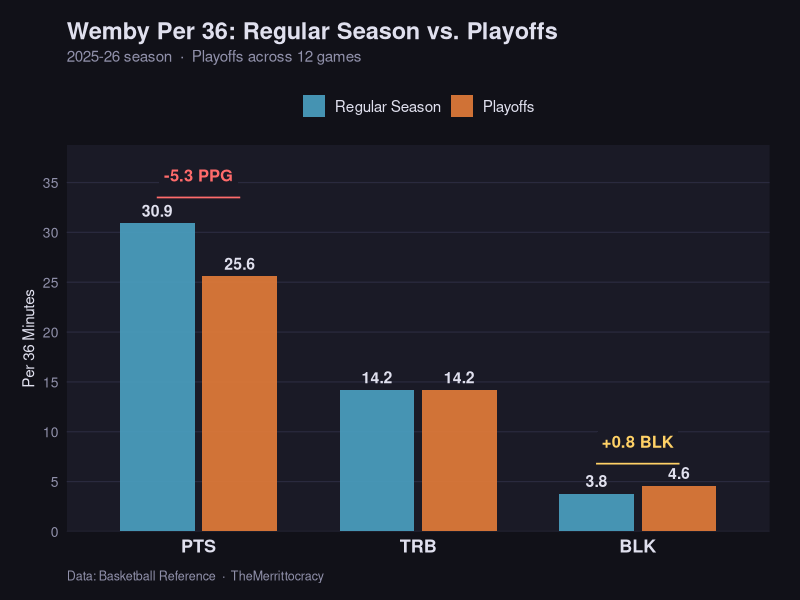

Source code (R):
# ============================================================================
# wemby_per36_rs_po.R
#
# "Wemby Per 36: Regular Season vs. Playoffs"
# Grouped bar chart, three stat clusters (PTS, TRB, BLK) x two contexts.
#
# Source: 2025-26 season per-36 (regular season) and playoff per-36 across
# 12 games. Values supplied directly.
#
# Output: graphics/wemby_per36_rs_po.png (1200x800px)
# ============================================================================

library(ggplot2)
library(dplyr)
library(tibble)

# ── 1. Data ──────────────────────────────────────────────────────────────────
df <- tribble(
  ~stat, ~context,         ~value,
  "PTS", "Regular Season", 30.9,
  "PTS", "Playoffs",       25.6,
  "TRB", "Regular Season", 14.2,
  "TRB", "Playoffs",       14.2,
  "BLK", "Regular Season",  3.8,
  "BLK", "Playoffs",        4.6
) %>%
  mutate(
    stat    = factor(stat, levels = c("PTS", "TRB", "BLK")),
    context = factor(context, levels = c("Regular Season", "Playoffs"))
  )

# ── 2. Palette & theme (Merrittocracy dark) ──────────────────────────────────
col_rs      <- "#4A9EBF"   # steel blue   — Regular Season
col_po      <- "#E07B39"   # burnt orange — Playoffs
col_bg      <- "#111118"
col_panel   <- "#1A1A26"
col_grid    <- "#2A2A3E"
col_text    <- "#E0E0EE"
col_subtext <- "#9090AA"
col_drop    <- "#FF6B6B"   # red for the scoring drop
col_rise    <- "#FFD166"   # gold for the block rise

theme_merrittocracy_dark <- function(base_size = 13) {
  theme_minimal(base_size = base_size) +
    theme(
      plot.background    = element_rect(fill = col_bg,    color = NA),
      panel.background   = element_rect(fill = col_panel, color = NA),
      panel.grid.major.y = element_line(color = col_grid, linewidth = 0.4),
      panel.grid.major.x = element_blank(),
      panel.grid.minor   = element_blank(),
      axis.text.x        = element_text(color = col_text,    size = 13, face = "bold"),
      axis.text.y        = element_text(color = col_subtext, size = 10),
      axis.title         = element_text(color = col_text,    size = 11),
      plot.title         = element_text(color = col_text,    face = "bold",
                                        size = 17, margin = margin(b = 4)),
      plot.subtitle      = element_text(color = col_subtext, size = 11,
                                        margin = margin(b = 14)),
      plot.caption       = element_text(color = col_subtext, size = 9,
                                        hjust = 0, margin = margin(t = 10)),
      legend.position    = "top",
      legend.background  = element_rect(fill = col_bg, color = NA),
      legend.text        = element_text(color = col_text, size = 11),
      legend.title       = element_blank(),
      legend.key         = element_rect(fill = col_bg, color = NA),
      plot.margin        = margin(16, 22, 12, 16)
    )
}

# ── 3. Bar-value labels (top of each bar) ────────────────────────────────────
df <- df %>%
  mutate(label = sprintf("%.1f", value))

# ── 4. Plot ──────────────────────────────────────────────────────────────────
p <- ggplot(df, aes(x = stat, y = value, fill = context)) +

  geom_col(
    position = position_dodge(width = 0.75),
    width    = 0.68,
    alpha    = 0.92
  ) +

  geom_text(
    aes(label = label),
    position = position_dodge(width = 0.75),
    vjust    = -0.55,
    color    = col_text,
    size     = 4.0,
    fontface = "bold"
  ) +

  # ── Annotation: scoring drop on PTS ────────────────────────────────────────
  annotate(
    "segment",
    x = 0.81, xend = 1.19,
    y = 33.5, yend = 33.5,
    color = col_drop, linewidth = 0.6
  ) +
  annotate(
    "label",
    x = 1.0, y = 35.7,
    label = "-5.3 PPG",
    color = col_drop, fill = col_panel,
    size = 4.2, fontface = "bold", label.size = 0
  ) +

  # ── Annotation: block rise on BLK ──────────────────────────────────────────
  annotate(
    "segment",
    x = 2.81, xend = 3.19,
    y = 6.8, yend = 6.8,
    color = col_rise, linewidth = 0.6
  ) +
  annotate(
    "label",
    x = 3.0, y = 9.0,
    label = "+0.8 BLK",
    color = col_rise, fill = col_panel,
    size = 4.2, fontface = "bold", label.size = 0
  ) +

  scale_fill_manual(values = c("Regular Season" = col_rs, "Playoffs" = col_po)) +
  scale_y_continuous(
    limits = c(0, 38),
    breaks = seq(0, 35, 5),
    expand = expansion(mult = c(0, 0.02))
  ) +

  labs(
    title    = "Wemby Per 36: Regular Season vs. Playoffs",
    subtitle = "2025-26 season  ·  Playoffs across 12 games",
    x        = NULL,
    y        = "Per 36 Minutes",
    caption  = "Data: Basketball Reference  ·  TheMerrittocracy"
  ) +
  theme_merrittocracy_dark()

# ── 5. Save ──────────────────────────────────────────────────────────────────
out_path <- "graphics/wemby_per36_rs_po.png"

ggsave(
  filename = out_path,
  plot     = p,
  width    = 1200 / 150,
  height   =  800 / 150,
  dpi      = 150,
  bg       = col_bg
)

message("Saved: ", out_path)
